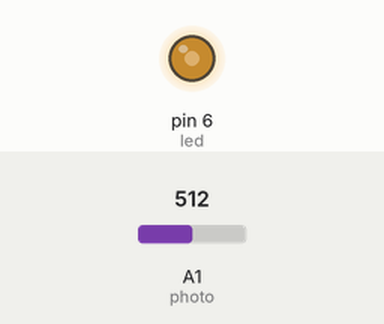
Simulated run of this sketch. Board: Arduino Uno, built with avr-gcc and run on an emulated ATmega328P. Parts: output pins drawn as LEDs (lit = HIGH). The inputs (shaded band) are chosen by the test bench; at power-on: A1 (photo) = 512.

Above: at 1.2 s.
1.3 s: A1 (photo) set to 716
At 2.2 s:
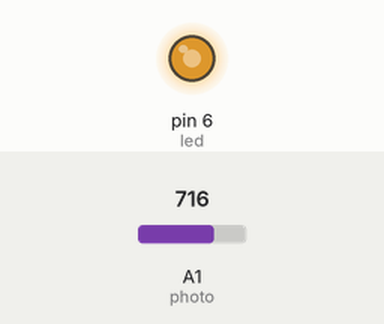
2.8 s: A1 (photo) set to 900
At 3.3 s:
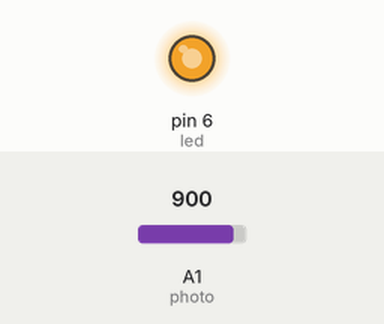
4.3 s: A1 (photo) set to 122
At 5.5 s:
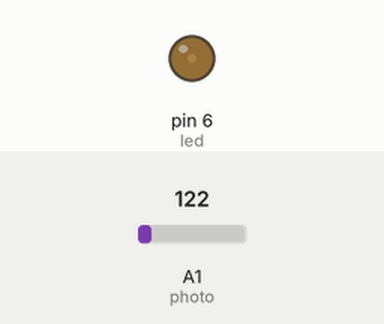
5.8 s: A1 (photo) set to 0
At 6.8 s:
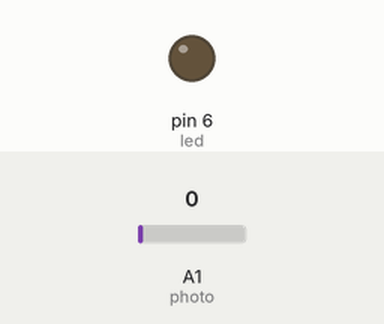
Timing chart, 0 to 8.3 s (numbered marks = the images above; inputs shaded):
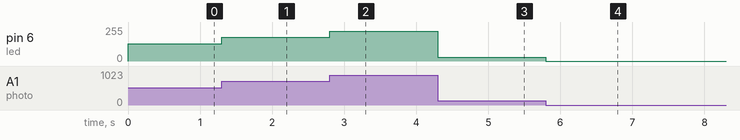

The sketch:

analogRead_led_photores.ino
```cpp
//Doc gia tri cua quang tro bang analogRead()
int photo = A1; //Quy dinh chan Analog A1 doc quang tro
int photoValue; //Khoi tao bien doc quang tro
int led = 6;

void setup() {
  // put your setup code here, to run once:
  pinMode(led,OUTPUT);
}

void loop() {
  // put your main code here, to run repeatedly:
  photoValue = analogRead(photo); //Doc tin hieu analog, lay gia tri quang tro
  analogWrite(led, photoValue/4); //bat sang den tu chan so 6 dua vao cuong do anh sang doc duoc tu quang tro
}
```

Measured:
- after the input at 1.3 s, pin 6 (led): 128/255 → 179/255 at once
- after the input at 2.8 s, pin 6 (led): 179/255 → 225/255 at once
- after the input at 4.3 s, pin 6 (led): 225/255 → 30/255 at once
- after the input at 5.8 s, pin 6 (led): 30/255 → 0/255 at once
